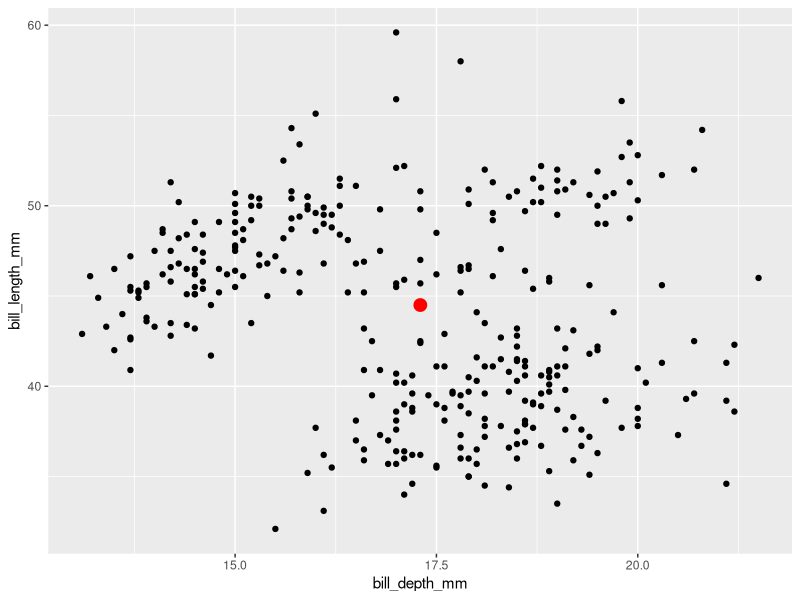
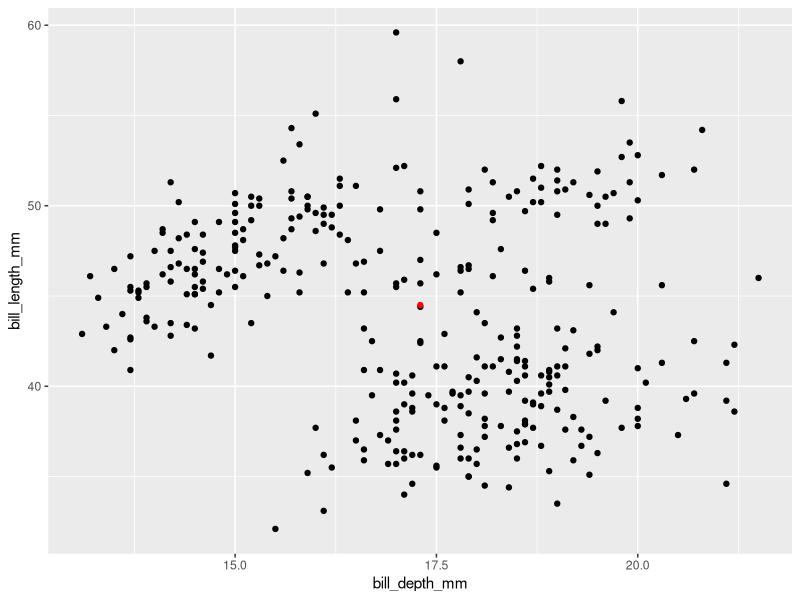
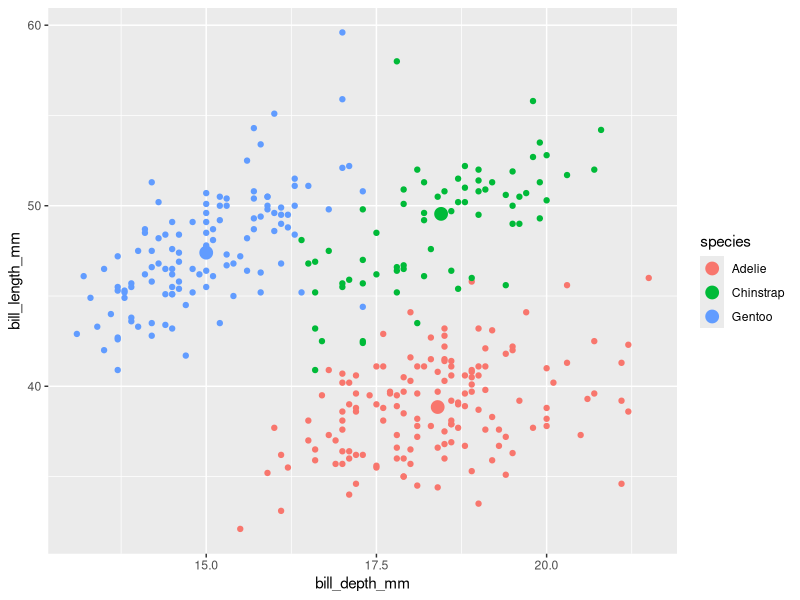
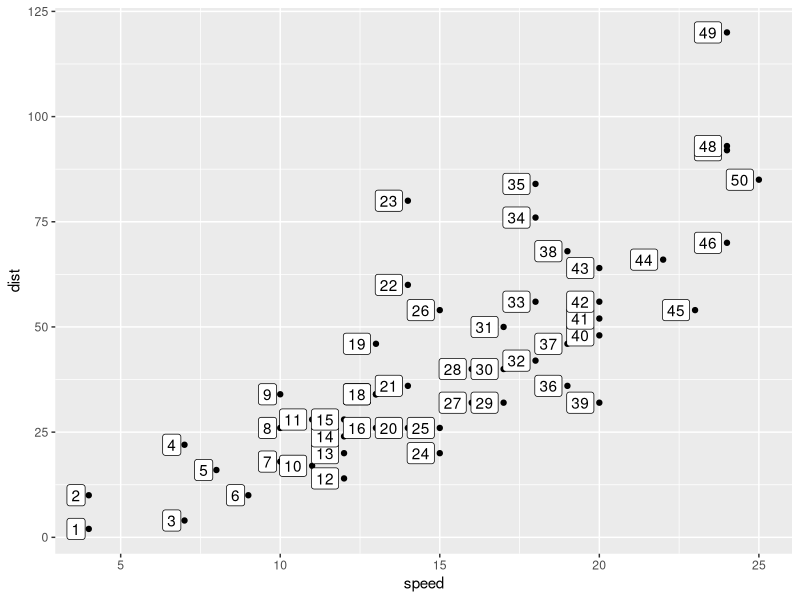
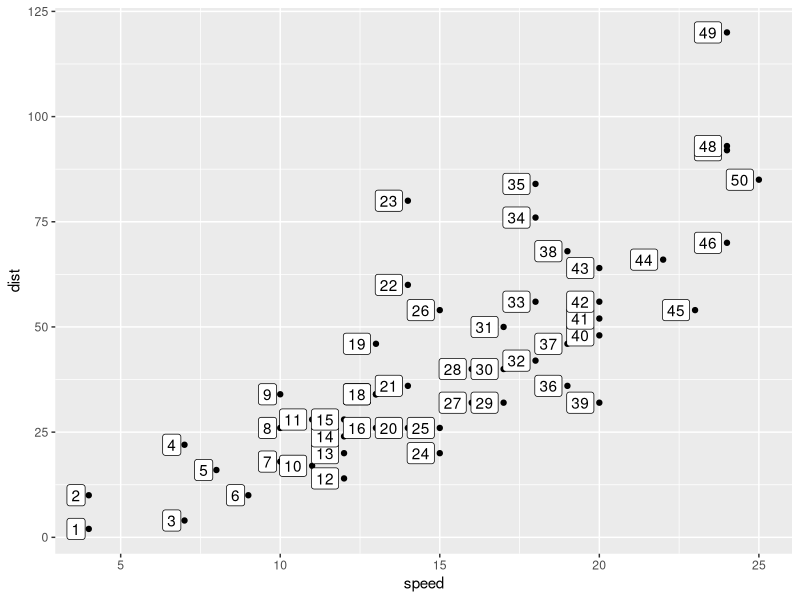
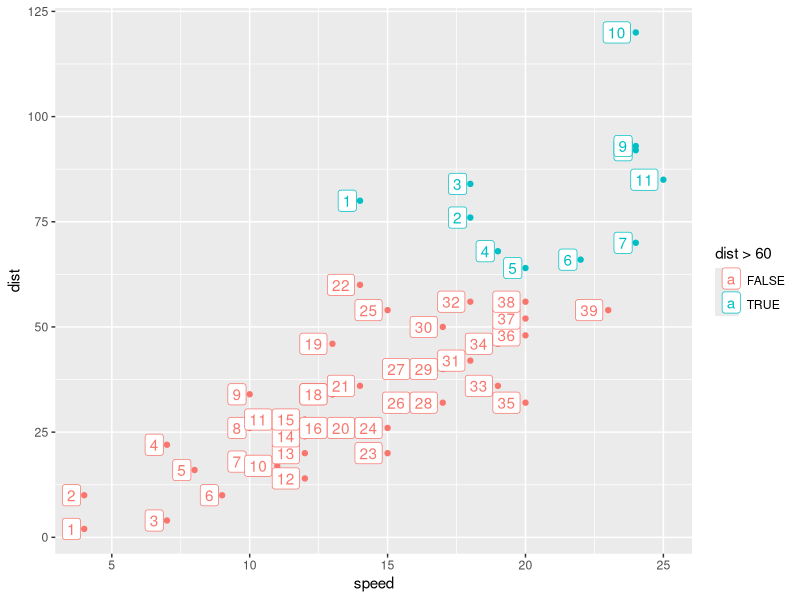
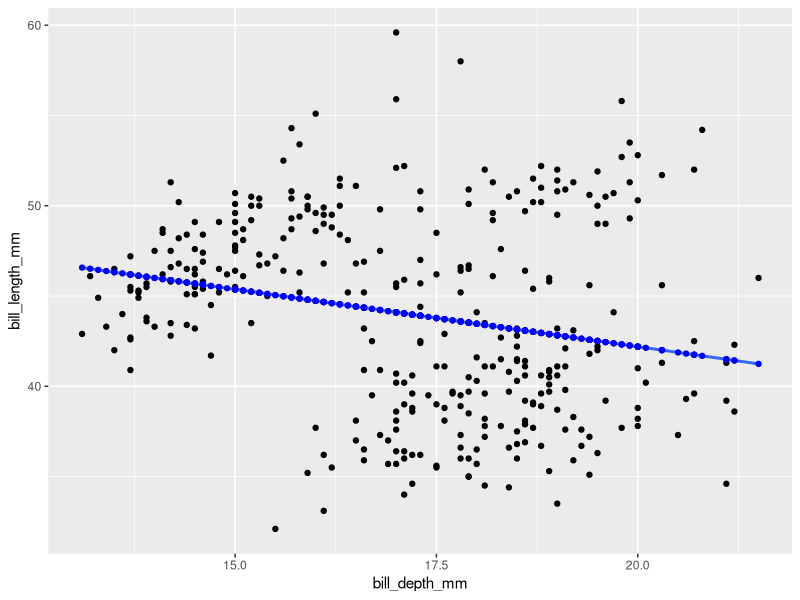
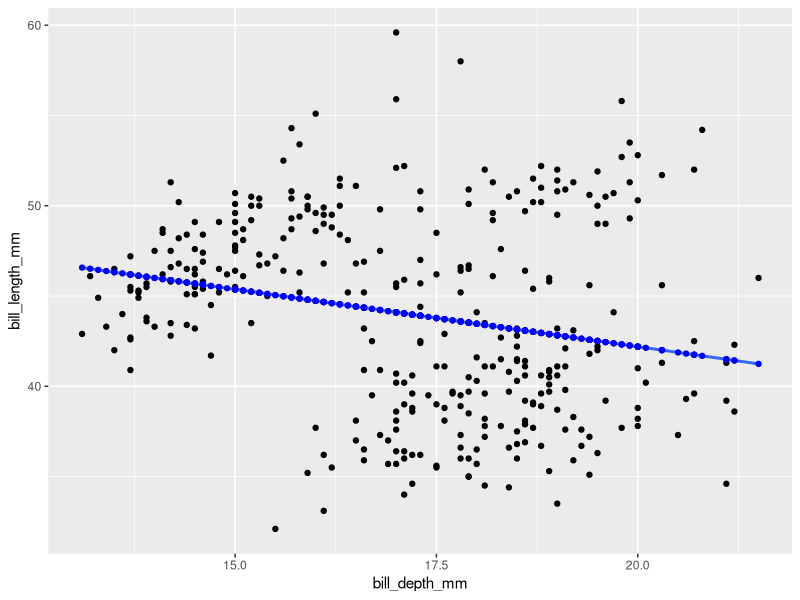

Reproduce these figures in R, in order.
## ---- chunk 1
knitr::opts_chunk$set(echo = TRUE, message = F, warning = F)
## ---- chunk 2
library(tidyverse)
library(palmerpenguins)
penguins <- remove_missing(penguins)


penguins_medians <- penguins %>% 
  summarize(bill_length_mm_median = median(bill_length_mm),
            bill_depth_mm_median = median(bill_depth_mm))

penguins %>% 
  ggplot() + 
  aes(x = bill_depth_mm) + 
  aes(y = bill_length_mm) + 
  geom_point() + 
  geom_point(data = penguins_medians,
    color = "red", size = 4,
             aes(x = bill_depth_mm_median,
                 y = bill_length_mm_median))
## ---- chunk 3
# Step 1.a
compute_group_xy_medians <- function(data, scales){ #  scales is used internally in ggplot2
  data %>% 
    summarize(x = median(x),
            y = median(y))
}

# Step 1.b
penguins %>%
  rename(x = bill_depth_mm,       # ggplot2 will work with 'aes' column names
         y = bill_length_mm) %>%  # therefore rename is required to used the compute function
  compute_group_xy_medians()
## ---- chunk 4
StatXYMedians <- ggplot2::ggproto(`_class` = "StatXYMedians",
                                  `_inherit` = ggplot2::Stat,
                                  required_aes = c("x", "y"),
                                  compute_group = compute_group_xy_medians)
## ---- chunk 5
geom_point_xy_medians <- function(mapping = NULL, data = NULL,
                           position = "identity", na.rm = FALSE,
                           show.legend = NA,
                           inherit.aes = TRUE, ...) {
  ggplot2::layer(
    stat = StatXYMedians,        # proto object from step 2
    geom = ggplot2::GeomPoint,   # inherit other behavior
    data = data, 
    mapping = mapping,
    position = position, 
    show.legend = show.legend, 
    inherit.aes = inherit.aes,
    params = list(na.rm = na.rm, ...)
  )
}
## ---- chunk 6
penguins %>%
  ggplot()+
  aes(x = bill_depth_mm, y = bill_length_mm)+
  geom_point()+
  geom_point_xy_medians(color = "red")
## ---- chunk 7
penguins %>%
  ggplot()+
  aes(x = bill_depth_mm, 
      y = bill_length_mm, 
      color = species)+
  geom_point()+
  geom_point_xy_medians(size = 4)
## ---- chunk 8
# step 0: use base ggplot2

# step 1: write your compute_group function (and test)

# step 2: write ggproto with compute_group as an input

# step 3: write your geom_*() function with ggproto as an input

# step 4: enjoy!


## ---- chunk 9
cars %>% 
  mutate(id_number = 1:n()) %>% 
  ggplot() + 
  aes(x = speed, y = dist) + 
  geom_point() + 
  geom_label(aes(label = id_number), 
             hjust = 1.2)
## ---- chunk 10
# you won't use the scales argument, but ggplot will later
compute_group_row_number <- function(data, scales){
  
  data %>% 
    # add an additional column called label
    # the geom we inherit from requires the label aesthetic
    mutate(label = 1:n())
  
}

# step 1b test the computation function 
cars %>% 
  # input must have required aesthetic inputs as columns
  rename(x = speed, y = dist) %>% 
  compute_group_row_number() %>% 
  head()
## ---- chunk 11
StatRownumber <- ggplot2::ggproto(`_class` = "StatRownumber",
                                  `_inherit` = ggplot2::Stat,
                                  required_aes = c("x", "y"),
                                  compute_group = compute_group_row_number)
## ---- chunk 12
geom_label_row_number <- function(mapping = NULL, data = NULL,
                           position = "identity", na.rm = FALSE,
                           show.legend = NA,
                           inherit.aes = TRUE, ...) {
  ggplot2::layer(
    stat = StatRownumber, # proto object from Step 2
    geom = ggplot2::GeomLabel, # inherit other behavior
    data = data, 
    mapping = mapping,
    position = position, 
    show.legend = show.legend, 
    inherit.aes = inherit.aes,
    params = list(na.rm = na.rm, ...)
  )
}
## ---- chunk 13
cars %>% 
  ggplot() + 
  aes(x = speed, y = dist) + 
  geom_point() + 
  geom_label_row_number(hjust = 1.2) # function in action
## ---- chunk 14
last_plot() + 
  aes(color = dist > 60) # Computation is within group
## ---- chunk 15
paste0("(", 1, ", ",3., ")")
## ---- chunk 16
# step 0: use base ggplot2

# step 1: write your compute_group function (and test)

# step 2: write ggproto with compute_group as an input

# step 3: write your geom_*() function with ggproto as an input

# step 4: enjoy!


## ---- chunk 17
model <- lm(formula = bill_length_mm ~ bill_depth_mm, 
            data = penguins) 

penguins_w_fitted <- penguins %>% 
  mutate(fitted = model$fitted.values)


penguins %>% 
  ggplot() + 
  aes(x = bill_depth_mm, y = bill_length_mm) +
  geom_point() + 
  geom_smooth(method = "lm", se = F) + 
  geom_point(data = penguins_w_fitted,
             aes(y = fitted),
             color = "blue")
## ---- chunk 18
compute_group_lm_fitted<- function(data, scales){
  model<-lm(formula= y ~ x, data = data)
  data %>% 
    mutate(y=model$fitted.values)
}

# test out the function
penguins %>%
  # rename to explicitly state the x and y inputs
  rename(x = bill_depth_mm, y = bill_length_mm)%>%
  compute_group_lm_fitted()
## ---- chunk 19
StatLmFitted<-ggplot2::ggproto(`_class` = "StatLmFitted",
                                  `_inherit` = ggplot2::Stat,
                                  required_aes = c("x", "y"),
                                  compute_group = compute_group_lm_fitted)
## ---- chunk 20
geom_point_lm_fitted <- function(mapping = NULL, data = NULL,
                           position = "identity", na.rm = FALSE,
                           show.legend = NA,
                           inherit.aes = TRUE, ...) {
  ggplot2::layer(
    stat = StatLmFitted, # proto object from step 2
    geom = ggplot2::GeomPoint, # inherit other behavior
    data = data, 
    mapping = mapping,
    position = position, 
    show.legend = show.legend, 
    inherit.aes = inherit.aes,
    params = list(na.rm = na.rm, ...)
  )
}
## ---- chunk 21
penguins %>% 
  ggplot() + 
  aes(x = bill_depth_mm, y = bill_length_mm) +
  geom_point() + 
  geom_smooth(method="lm", se= F)+
  geom_point_lm_fitted(color="blue")
## ---- chunk 22
penguins %>% 
  ggplot() + 
  aes(x = bill_depth_mm, y = bill_length_mm) +
  geom_point() + 
  geom_smooth(method="lm", se= F) +
  geom_point_lm_fitted() + 
  facet_wrap(facets = vars(species))
## ---- chunk 23
# step 0: use base ggplot2
model <- lm(formula = bill_length_mm ~ bill_depth_mm, 
            data = penguins) 

penguins_w_fitted <- penguins %>% 
  mutate(fitted = model$fitted.values)

penguins %>% 
  ggplot() + 
  aes(x = bill_depth_mm, y = bill_length_mm) +
  geom_point() + 
  geom_smooth(method = "lm", se = F) + 
  geom_segment(data = penguins_w_fitted,
             aes(yend = fitted, xend = bill_depth_mm),
             color = "blue")

# step 1: write your compute_group function (and test)

# step 2: write ggproto with compute_group as an input

# step 3: write your geom_*() function with ggproto as an input

# step 4: enjoy!


